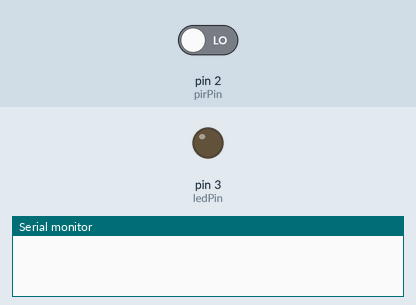
A sketch run on a simulated Arduino Uno, built with avr-gcc and run on an emulated ATmega328P. Shown: output pins drawn as LEDs (lit = HIGH), the last lines printed to the serial monitor. The test bench sets the inputs (shaded band); at power-on: pin 2 (pirPin) LOW.

Above: at 1.2 s.
1.3 s: pin 2 (pirPin) driven HIGH
At 2.5 s:
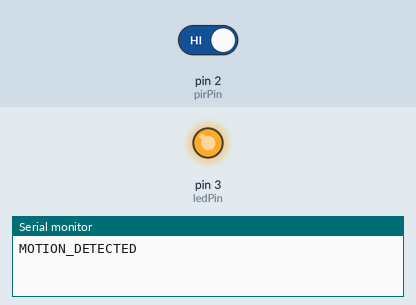
2.8 s: pin 2 (pirPin) driven LOW
At 3.8 s:
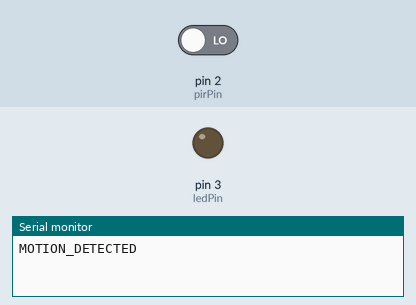
Timing chart, 0 to 5.8 s (numbered marks = the images above; inputs shaded):
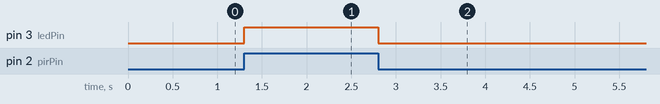

Measured:
- after the input at 1.3 s, pin 3 (ledPin): LOW → HIGH at once
- after the input at 2.8 s, pin 3 (ledPin): HIGH → LOW at once

The sketch:

baby_monitor.ino
```cpp
const int pirPin = 2;      // חיישן PIR
const int ledPin = 3;      // נורת לד
bool motionSent = false;   // נשלחה הודעה על תנועה?

void setup() {
  Serial.begin(9600);
  pinMode(pirPin, INPUT);
  pinMode(ledPin, OUTPUT);
}

void loop() {
  int pirState = digitalRead(pirPin);

  if (pirState == HIGH && !motionSent) {
    digitalWrite(ledPin, HIGH);               // הדלקת לד
    Serial.println("MOTION_DETECTED");        // שליחת הודעה
    motionSent = true;                        // סמן שנשלחה
  }

  if (pirState == LOW && motionSent) {
    digitalWrite(ledPin, LOW);                // כיבוי לד
    motionSent = false;                       // איפוס לדיווח הבא
  }

  delay(100);
}
```
